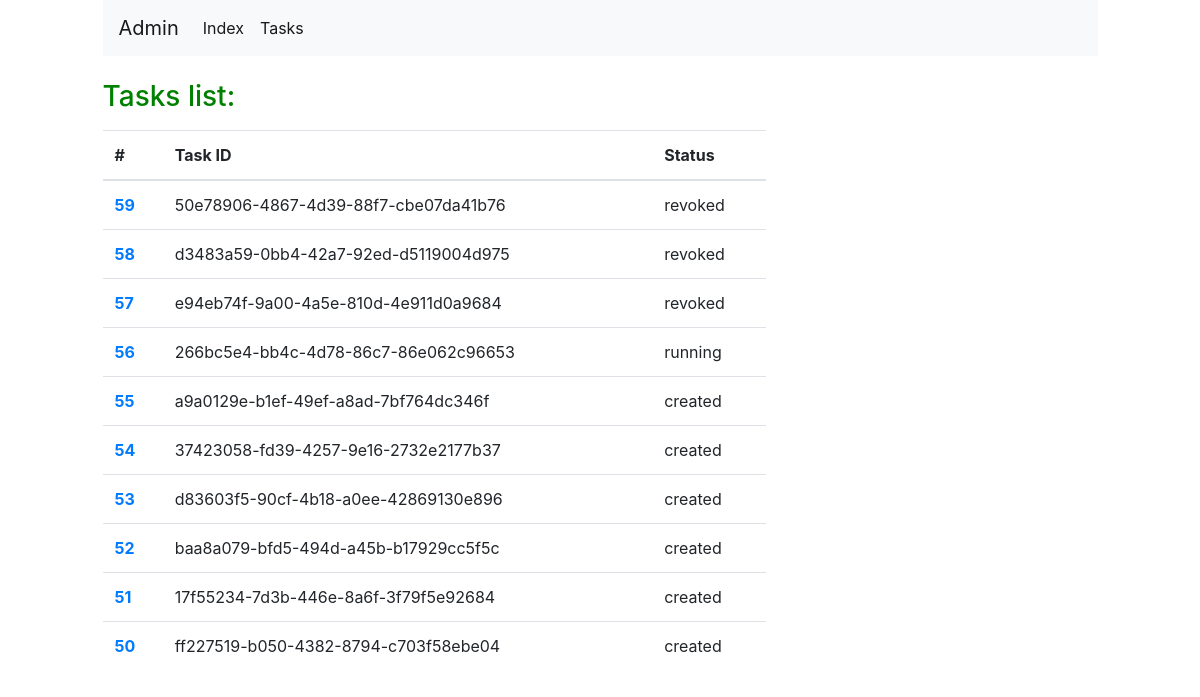
The page /tasks/ on the database as committed earlier.
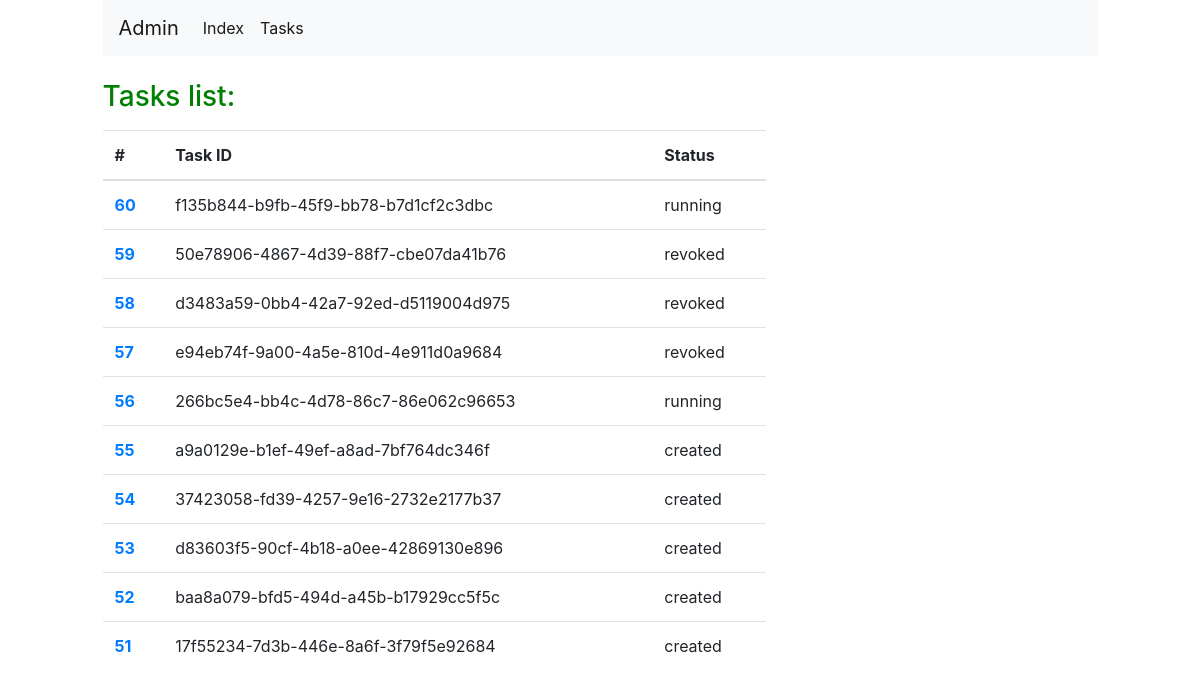
The same page on the database as committed later.
### ping/models.py (models this page shows, shortened)
class Task(models.Model):
    states = (
        (1, "created"),
        (2, "running"),
        (3, "done"),
        (4, "revoked"),
    )
    celery_task_id = models.CharField(max_length=255, blank=True, null=True)
    status = models.IntegerField(choices=states, default=1)
    hosts = models.ManyToManyField(HostStatus)
    class Meta:
        ordering = ('-id',)
    def get_state_display(self):
        return self.states[self.status - 1][1]

### ping/views.py (the view)
# urls.py: path('tasks/', tasks_list, name='tasks_list'),
def tasks_list(request):
    tasks = Task.objects.all()[:10]
    context = {
        'tasks': tasks
    }
    return render(request, 'tasks.html', context)

### templates/tasks.html (shortened to what this page needs)
{% load static %}
<!DOCTYPE html>
<html lang="en">
<head>
    <link rel="stylesheet" href="https://cdn.jsdelivr.net/npm/bootstrap@4.3.1/dist/css/bootstrap.min.css">
    <link rel="stylesheet" href="{% static 'styles.css' %}">
</head>
<body>
    <div class="continer">
        <div class="row">
            <div class="col-10 mx-auto">
                <div class="mb-3">
                {% include "navbar.html" %}
                </div>
            </div>
        </div>
        <div class="row">
            <div class="col-10 mx-auto mt-2">
                <h3 class="mb-3">Tasks list:</h3>
                <table class="table col-8">
                    <thead>
                      <tr>
                        <th scope="col">#</th>
                        <th scope="col">Task ID</th>
                        <th scope="col">Status</th>
                      </tr>
                    </thead>
                    <tbody>
                        {% for task in tasks %}
                          <tr>
                            <th scope="row"><a href="{% url 'ping_task_run' task.id %}">{{ task.pk }}</a></th>
                              <td>{{ task.celery_task_id }}</td>
                              <td>{{ task.get_state_display }}</td>
                          </tr>
                        {% endfor %}
                    </tbody>
                  </table>
            </div>
        </div>
    </div>
</body>
</html>

Rows that differ between the two databases and show on the page:
no longer on this page (row unchanged): Task: pk "50", celery_task_id "ff227519-b050-4382-8794-c703f58ebe04", state "created"
added Task: pk "60", celery_task_id "f135b844-b9fb-45f9-bb78-b7d1cf2c3dbc", state "running"
